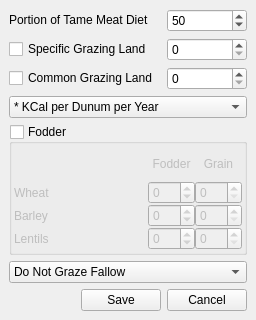
<ui version="4.0" >
 <class>LaAnimalParametersBase</class>
 <widget class="QWidget" name="LaAnimalParametersBase" >
  <property name="geometry" >
   <rect>
    <x>0</x>
    <y>0</y>
    <width>256</width>
    <height>320</height>
   </rect>
  </property>
  <property name="minimumSize" >
   <size>
    <width>0</width>
    <height>0</height>
   </size>
  </property>
  <property name="windowTitle" >
   <string>Form</string>
  </property>
  <layout class="QGridLayout" >
   <property name="margin" >
    <number>9</number>
   </property>
   <property name="spacing" >
    <number>6</number>
   </property>
   <item row="2" column="2" >
    <widget class="QSpinBox" name="spinBoxCommonRasterCalories" />
   </item>
   <item row="1" column="2" >
    <widget class="QSpinBox" name="spinBoxUniqueRasterCalories" />
   </item>
   <item row="6" column="0" >
    <spacer>
     <property name="orientation" >
      <enum>Qt::Horizontal</enum>
     </property>
     <property name="sizeHint" >
      <size>
       <width>40</width>
       <height>20</height>
      </size>
     </property>
    </spacer>
   </item>
   <item row="6" column="1" >
    <widget class="QPushButton" name="pushButtonSave" >
     <property name="sizePolicy" >
      <sizepolicy>
       <hsizetype>0</hsizetype>
       <vsizetype>0</vsizetype>
       <horstretch>0</horstretch>
       <verstretch>0</verstretch>
      </sizepolicy>
     </property>
     <property name="text" >
      <string>Save</string>
     </property>
    </widget>
   </item>
   <item row="4" column="0" colspan="3" >
    <widget class="QGroupBox" name="groupBoxFodderUse" >
     <property name="cursor" >
      <cursor>0</cursor>
     </property>
     <property name="whatsThis" >
      <string>Select Fodder if you believe the animals were fed grain to supplement their grazing.  You will then have to select how many kg of the selected grain you believe they fed each animal either every day, week, or month.</string>
     </property>
     <property name="title" >
      <string>Fodder</string>
     </property>
     <property name="checkable" >
      <bool>true</bool>
     </property>
     <property name="checked" >
      <bool>false</bool>
     </property>
     <layout class="QGridLayout" >
      <property name="margin" >
       <number>2</number>
      </property>
      <property name="spacing" >
       <number>0</number>
      </property>
      <item row="0" column="1" colspan="2" >
       <widget class="QLabel" name="labelFodderFodder" >
        <property name="toolTip" >
         <string>&lt;html>&lt;head>&lt;meta name="qrichtext" content="1" />&lt;style type="text/css">
p, li { white-space: pre-wrap; }
&lt;/style>&lt;/head>&lt;body style=" font-family:'Sans Serif'; font-size:9pt; font-weight:400; font-style:normal; text-decoration:none;">
&lt;p style=" margin-top:0px; margin-bottom:0px; margin-left:0px; margin-right:0px; -qt-block-indent:0; text-indent:0px;">Percent of animals diet provided by &lt;span style=" font-weight:600;">FODDER&lt;/span>.&lt;/p>
&lt;p style=" margin-top:0px; margin-bottom:0px; margin-left:0px; margin-right:0px; -qt-block-indent:0; text-indent:0px;">&lt;span style=" color:#0000ff;">To use &lt;/span>&lt;span style=" font-style:italic; color:#0000ff;">all&lt;/span>&lt;span style=" color:#0000ff;"> that is available use a &lt;/span>&lt;span style=" font-weight:600; color:#0000ff;">negative number:&lt;/span>&lt;/p>
&lt;p style=" margin-top:0px; margin-bottom:0px; margin-left:0px; margin-right:0px; -qt-block-indent:0; text-indent:0px;">&lt;span style=" font-weight:600;">-1&lt;/span> for HIGH priority total utilization&lt;/p>
&lt;p style=" margin-top:0px; margin-bottom:0px; margin-left:0px; margin-right:0px; -qt-block-indent:0; text-indent:0px;">&lt;span style=" font-weight:600;">-2&lt;/span> for MED priority total utilization&lt;/p>
&lt;p style=" margin-top:0px; margin-bottom:0px; margin-left:0px; margin-right:0px; -qt-block-indent:0; text-indent:0px;">&lt;span style=" font-weight:600;">-3&lt;/span> for LOW priority total utilization&lt;/p>&lt;/body>&lt;/html></string>
        </property>
        <property name="layoutDirection" >
         <enum>Qt::LeftToRight</enum>
        </property>
        <property name="text" >
         <string>Fodder</string>
        </property>
        <property name="alignment" >
         <set>Qt::AlignCenter</set>
        </property>
       </widget>
      </item>
      <item row="0" column="3" >
       <widget class="QLabel" name="labelFodderGrain" >
        <property name="layoutDirection" >
         <enum>Qt::RightToLeft</enum>
        </property>
        <property name="text" >
         <string>Grain</string>
        </property>
        <property name="alignment" >
         <set>Qt::AlignCenter</set>
        </property>
       </widget>
      </item>
      <item row="0" column="0" >
       <spacer>
        <property name="orientation" >
         <enum>Qt::Horizontal</enum>
        </property>
        <property name="sizeHint" >
         <size>
          <width>40</width>
          <height>20</height>
         </size>
        </property>
       </spacer>
      </item>
      <item row="3" column="3" >
       <widget class="QSpinBox" name="spinBoxFodderLentilsGrain" >
        <property name="sizePolicy" >
         <sizepolicy>
          <hsizetype>4</hsizetype>
          <vsizetype>0</vsizetype>
          <horstretch>0</horstretch>
          <verstretch>0</verstretch>
         </sizepolicy>
        </property>
        <property name="toolTip" >
         <string>&lt;html>&lt;head>&lt;meta name="qrichtext" content="1" />&lt;style type="text/css">
p, li { white-space: pre-wrap; }
&lt;/style>&lt;/head>&lt;body style=" font-family:'Sans Serif'; font-size:9pt; font-weight:400; font-style:normal; text-decoration:none;">
&lt;p style=" margin-top:0px; margin-bottom:0px; margin-left:0px; margin-right:0px; -qt-block-indent:0; text-indent:0px;">Percent of animals diet provided by LENTILS&lt;/p>&lt;/body>&lt;/html></string>
        </property>
        <property name="suffix" >
         <string/>
        </property>
        <property name="maximum" >
         <number>100</number>
        </property>
       </widget>
      </item>
      <item row="3" column="2" >
       <widget class="QSpinBox" name="spinBoxFodderLentils" >
        <property name="sizePolicy" >
         <sizepolicy>
          <hsizetype>4</hsizetype>
          <vsizetype>0</vsizetype>
          <horstretch>0</horstretch>
          <verstretch>0</verstretch>
         </sizepolicy>
        </property>
        <property name="toolTip" >
         <string>&lt;html>&lt;head>&lt;meta name="qrichtext" content="1" />&lt;style type="text/css">
p, li { white-space: pre-wrap; }
&lt;/style>&lt;/head>&lt;body style=" font-family:'Sans Serif'; font-size:9pt; font-weight:400; font-style:normal; text-decoration:none;">
&lt;p style=" margin-top:0px; margin-bottom:0px; margin-left:0px; margin-right:0px; -qt-block-indent:0; text-indent:0px;">Percent of animals diet provided by &lt;span style=" color:#0000ff;">LENTIL FODDER&lt;/span>.&lt;/p>&lt;/body>&lt;/html></string>
        </property>
        <property name="suffix" >
         <string/>
        </property>
        <property name="maximum" >
         <number>100</number>
        </property>
        <property name="minimum" >
         <number>-3</number>
        </property>
       </widget>
      </item>
      <item row="3" column="0" colspan="2" >
       <widget class="QLabel" name="labelFodderLentils" >
        <property name="toolTip" >
         <string>&lt;html>&lt;head>&lt;meta name="qrichtext" content="1" />&lt;style type="text/css">
p, li { white-space: pre-wrap; }
&lt;/style>&lt;/head>&lt;body style=" font-family:'Sans Serif'; font-size:9pt; font-weight:400; font-style:normal; text-decoration:none;">
&lt;p style=" margin-top:0px; margin-bottom:0px; margin-left:0px; margin-right:0px; -qt-block-indent:0; text-indent:0px;">Percent of animals diet provided by LENTILS&lt;/p>&lt;/body>&lt;/html></string>
        </property>
        <property name="text" >
         <string>Lentils</string>
        </property>
       </widget>
      </item>
      <item row="2" column="3" >
       <widget class="QSpinBox" name="spinBoxFodderBarleyGrain" >
        <property name="sizePolicy" >
         <sizepolicy>
          <hsizetype>4</hsizetype>
          <vsizetype>0</vsizetype>
          <horstretch>0</horstretch>
          <verstretch>0</verstretch>
         </sizepolicy>
        </property>
        <property name="toolTip" >
         <string>&lt;html>&lt;head>&lt;meta name="qrichtext" content="1" />&lt;style type="text/css">
p, li { white-space: pre-wrap; }
&lt;/style>&lt;/head>&lt;body style=" font-family:'Sans Serif'; font-size:9pt; font-weight:400; font-style:normal; text-decoration:none;">
&lt;p style=" margin-top:0px; margin-bottom:0px; margin-left:0px; margin-right:0px; -qt-block-indent:0; text-indent:0px;">Percent of animals diet provided by BARLEY&lt;/p>&lt;/body>&lt;/html></string>
        </property>
        <property name="suffix" >
         <string/>
        </property>
        <property name="maximum" >
         <number>100</number>
        </property>
       </widget>
      </item>
      <item row="2" column="2" >
       <widget class="QSpinBox" name="spinBoxFodderBarley" >
        <property name="sizePolicy" >
         <sizepolicy>
          <hsizetype>0</hsizetype>
          <vsizetype>0</vsizetype>
          <horstretch>0</horstretch>
          <verstretch>0</verstretch>
         </sizepolicy>
        </property>
        <property name="toolTip" >
         <string>&lt;html>&lt;head>&lt;meta name="qrichtext" content="1" />&lt;style type="text/css">
p, li { white-space: pre-wrap; }
&lt;/style>&lt;/head>&lt;body style=" font-family:'Sans Serif'; font-size:9pt; font-weight:400; font-style:normal; text-decoration:none;">
&lt;p style=" margin-top:0px; margin-bottom:0px; margin-left:0px; margin-right:0px; -qt-block-indent:0; text-indent:0px;">Percent of animals diet provided by &lt;span style=" color:#0000ff;">BARLEY FODDER&lt;/span>&lt;/p>&lt;/body>&lt;/html></string>
        </property>
        <property name="suffix" >
         <string/>
        </property>
        <property name="maximum" >
         <number>100</number>
        </property>
        <property name="minimum" >
         <number>-3</number>
        </property>
       </widget>
      </item>
      <item row="2" column="0" colspan="2" >
       <widget class="QLabel" name="labelFodderBarley" >
        <property name="toolTip" >
         <string>&lt;html>&lt;head>&lt;meta name="qrichtext" content="1" />&lt;style type="text/css">
p, li { white-space: pre-wrap; }
&lt;/style>&lt;/head>&lt;body style=" font-family:'Sans Serif'; font-size:9pt; font-weight:400; font-style:normal; text-decoration:none;">
&lt;p style=" margin-top:0px; margin-bottom:0px; margin-left:0px; margin-right:0px; -qt-block-indent:0; text-indent:0px;">Percent of animals diet provided by BARLEY&lt;/p>&lt;/body>&lt;/html></string>
        </property>
        <property name="text" >
         <string>Barley</string>
        </property>
       </widget>
      </item>
      <item row="1" column="3" >
       <widget class="QSpinBox" name="spinBoxFodderWheatGrain" >
        <property name="sizePolicy" >
         <sizepolicy>
          <hsizetype>0</hsizetype>
          <vsizetype>0</vsizetype>
          <horstretch>0</horstretch>
          <verstretch>0</verstretch>
         </sizepolicy>
        </property>
        <property name="toolTip" >
         <string>&lt;html>&lt;head>&lt;meta name="qrichtext" content="1" />&lt;style type="text/css">
p, li { white-space: pre-wrap; }
&lt;/style>&lt;/head>&lt;body style=" font-family:'Sans Serif'; font-size:9pt; font-weight:400; font-style:normal; text-decoration:none;">
&lt;p style=" margin-top:0px; margin-bottom:0px; margin-left:0px; margin-right:0px; -qt-block-indent:0; text-indent:0px;">Percent of animals diet provided by WHEAT&lt;/p>&lt;/body>&lt;/html></string>
        </property>
        <property name="suffix" >
         <string/>
        </property>
        <property name="maximum" >
         <number>100</number>
        </property>
       </widget>
      </item>
      <item row="1" column="2" >
       <widget class="QSpinBox" name="spinBoxFodderWheat" >
        <property name="sizePolicy" >
         <sizepolicy>
          <hsizetype>0</hsizetype>
          <vsizetype>0</vsizetype>
          <horstretch>0</horstretch>
          <verstretch>0</verstretch>
         </sizepolicy>
        </property>
        <property name="toolTip" >
         <string>&lt;html>&lt;head>&lt;meta name="qrichtext" content="1" />&lt;style type="text/css">
p, li { white-space: pre-wrap; }
&lt;/style>&lt;/head>&lt;body style=" font-family:'Sans Serif'; font-size:9pt; font-weight:400; font-style:normal; text-decoration:none;">
&lt;p style=" margin-top:0px; margin-bottom:0px; margin-left:0px; margin-right:0px; -qt-block-indent:0; text-indent:0px;">Percent of animals diet provided by &lt;span style=" color:#0000ff;">WHEAT FODDER.&lt;/span>&lt;/p>&lt;/body>&lt;/html></string>
        </property>
        <property name="suffix" >
         <string/>
        </property>
        <property name="maximum" >
         <number>100</number>
        </property>
        <property name="minimum" >
         <number>-3</number>
        </property>
       </widget>
      </item>
      <item row="1" column="0" colspan="2" >
       <widget class="QLabel" name="labelFodderWheat" >
        <property name="toolTip" >
         <string>&lt;html>&lt;head>&lt;meta name="qrichtext" content="1" />&lt;style type="text/css">
p, li { white-space: pre-wrap; }
&lt;/style>&lt;/head>&lt;body style=" font-family:'Sans Serif'; font-size:9pt; font-weight:400; font-style:normal; text-decoration:none;">
&lt;p style=" margin-top:0px; margin-bottom:0px; margin-left:0px; margin-right:0px; -qt-block-indent:0; text-indent:0px;">Percent of animals diet provided by WHEAT&lt;/p>&lt;/body>&lt;/html></string>
        </property>
        <property name="text" >
         <string>Wheat</string>
        </property>
       </widget>
      </item>
     </layout>
    </widget>
   </item>
   <item row="3" column="0" colspan="3" >
    <widget class="QComboBox" name="comboBoxGrazingUnits" >
     <property name="sizePolicy" >
      <sizepolicy>
       <hsizetype>5</hsizetype>
       <vsizetype>0</vsizetype>
       <horstretch>0</horstretch>
       <verstretch>0</verstretch>
      </sizepolicy>
     </property>
     <property name="cursor" >
      <cursor>13</cursor>
     </property>
     <property name="toolTip" >
      <string>&lt;html>&lt;head>&lt;meta name="qrichtext" content="1" />&lt;style type="text/css">
p, li { white-space: pre-wrap; }
&lt;/style>&lt;/head>&lt;body style=" font-family:'Sans Serif'; font-size:9pt; font-weight:400; font-style:normal; text-decoration:none;">
&lt;p style=" margin-top:0px; margin-bottom:0px; margin-left:0px; margin-right:0px; -qt-block-indent:0; text-indent:0px;">1 dunum = 1000 square meters&lt;/p>
&lt;p style=" margin-top:0px; margin-bottom:0px; margin-left:0px; margin-right:0px; -qt-block-indent:0; text-indent:0px;">1 hectare = 10,000 square meters&lt;/p>&lt;/body>&lt;/html></string>
     </property>
     <item>
      <property name="text" >
       <string>* KCal per Dunum per Year</string>
      </property>
     </item>
     <item>
      <property name="text" >
       <string>* KCal per Hectare per Year</string>
      </property>
     </item>
    </widget>
   </item>
   <item row="5" column="0" colspan="3" >
    <widget class="QComboBox" name="comboBoxFallowUsage" >
     <property name="sizePolicy" >
      <sizepolicy>
       <hsizetype>5</hsizetype>
       <vsizetype>0</vsizetype>
       <horstretch>0</horstretch>
       <verstretch>0</verstretch>
      </sizepolicy>
     </property>
     <property name="cursor" >
      <cursor>13</cursor>
     </property>
     <property name="toolTip" >
      <string>&lt;html>&lt;head>&lt;meta name="qrichtext" content="1" />&lt;style type="text/css">
p, li { white-space: pre-wrap; }
&lt;/style>&lt;/head>&lt;body style=" font-family:'Sans Serif'; font-size:9pt; font-weight:400; font-style:normal; text-decoration:none;">
&lt;p style=" margin-top:0px; margin-bottom:0px; margin-left:0px; margin-right:0px; -qt-block-indent:0; text-indent:0px;">If your animal is to be allowed to graze fallow land resulting from crop rotation, set the priority of their access to this fallow land here.&lt;/p>&lt;/body>&lt;/html></string>
     </property>
     <item>
      <property name="text" >
       <string>Do Not Graze Fallow</string>
      </property>
     </item>
     <item>
      <property name="text" >
       <string>HIGH Fallow Priority</string>
      </property>
     </item>
     <item>
      <property name="text" >
       <string>MED Fallow Priority</string>
      </property>
     </item>
     <item>
      <property name="text" >
       <string>LOW Fallow Priority</string>
      </property>
     </item>
    </widget>
   </item>
   <item row="2" column="0" colspan="2" >
    <widget class="QCheckBox" name="checkBoxCommonRaster" >
     <property name="toolTip" >
      <string>&lt;html>&lt;head>&lt;meta name="qrichtext" content="1" />&lt;style type="text/css">
p, li { white-space: pre-wrap; }
&lt;/style>&lt;/head>&lt;body style=" font-family:'Sans Serif'; font-size:9pt; font-weight:400; font-style:normal; text-decoration:none;">
&lt;p style=" margin-top:0px; margin-bottom:0px; margin-left:0px; margin-right:0px; -qt-block-indent:0; text-indent:0px;">binary raster named common.grazing.mask which more than one animal can graze from&lt;/p>&lt;/body>&lt;/html></string>
     </property>
     <property name="text" >
      <string>Common Grazing Land</string>
     </property>
    </widget>
   </item>
   <item row="1" column="0" colspan="2" >
    <widget class="QCheckBox" name="checkBoxUniqueRaster" >
     <property name="toolTip" >
      <string>&lt;html>&lt;head>&lt;meta name="qrichtext" content="1" />&lt;style type="text/css">
p, li { white-space: pre-wrap; }
&lt;/style>&lt;/head>&lt;body style=" font-family:'Sans Serif'; font-size:9pt; font-weight:400; font-style:normal; text-decoration:none;">
&lt;p style=" margin-top:0px; margin-bottom:0px; margin-left:0px; margin-right:0px; -qt-block-indent:0; text-indent:0px;">binary raster named: animalName.mask  where animalName is the name of the animal you are setting these parameters for.&lt;/p>&lt;/body>&lt;/html></string>
     </property>
     <property name="text" >
      <string>Specific Grazing Land</string>
     </property>
    </widget>
   </item>
   <item row="0" column="2" >
    <widget class="QSpinBox" name="spinBoxPercentOfTameMeat" >
     <property name="sizePolicy" >
      <sizepolicy>
       <hsizetype>5</hsizetype>
       <vsizetype>0</vsizetype>
       <horstretch>0</horstretch>
       <verstretch>0</verstretch>
      </sizepolicy>
     </property>
     <property name="toolTip" >
      <string>&lt;html>&lt;head>&lt;meta name="qrichtext" content="1" />&lt;style type="text/css">
p, li { white-space: pre-wrap; }
&lt;/style>&lt;/head>&lt;body style=" font-family:'Sans Serif'; font-size:9pt; font-weight:400; font-style:normal; text-decoration:none;">
&lt;p style=" margin-top:0px; margin-bottom:0px; margin-left:0px; margin-right:0px; -qt-block-indent:0; text-indent:0px;">This animal contiributes this percent towards the tame meat portion of the diet&lt;/p>&lt;/body>&lt;/html></string>
     </property>
     <property name="maximum" >
      <number>100</number>
     </property>
     <property name="value" >
      <number>50</number>
     </property>
    </widget>
   </item>
   <item row="0" column="0" colspan="2" >
    <widget class="QLabel" name="labelPortionDiet" >
     <property name="sizePolicy" >
      <sizepolicy>
       <hsizetype>1</hsizetype>
       <vsizetype>4</vsizetype>
       <horstretch>0</horstretch>
       <verstretch>0</verstretch>
      </sizepolicy>
     </property>
     <property name="frameShape" >
      <enum>QFrame::NoFrame</enum>
     </property>
     <property name="text" >
      <string>Portion of Tame Meat Diet</string>
     </property>
     <property name="alignment" >
      <set>Qt::AlignBottom|Qt::AlignLeading|Qt::AlignLeft</set>
     </property>
    </widget>
   </item>
   <item row="6" column="2" >
    <widget class="QPushButton" name="pushButtonCancel" >
     <property name="sizePolicy" >
      <sizepolicy>
       <hsizetype>5</hsizetype>
       <vsizetype>0</vsizetype>
       <horstretch>0</horstretch>
       <verstretch>0</verstretch>
      </sizepolicy>
     </property>
     <property name="text" >
      <string>Cancel</string>
     </property>
    </widget>
   </item>
  </layout>
 </widget>
 <resources/>
 <connections>
  <connection>
   <sender>pushButtonCancel</sender>
   <signal>clicked()</signal>
   <receiver>LaAnimalParametersBase</receiver>
   <slot>close()</slot>
   <hints>
    <hint type="sourcelabel" >
     <x>210</x>
     <y>309</y>
    </hint>
    <hint type="destinationlabel" >
     <x>246</x>
     <y>306</y>
    </hint>
   </hints>
  </connection>
 </connections>
</ui>
